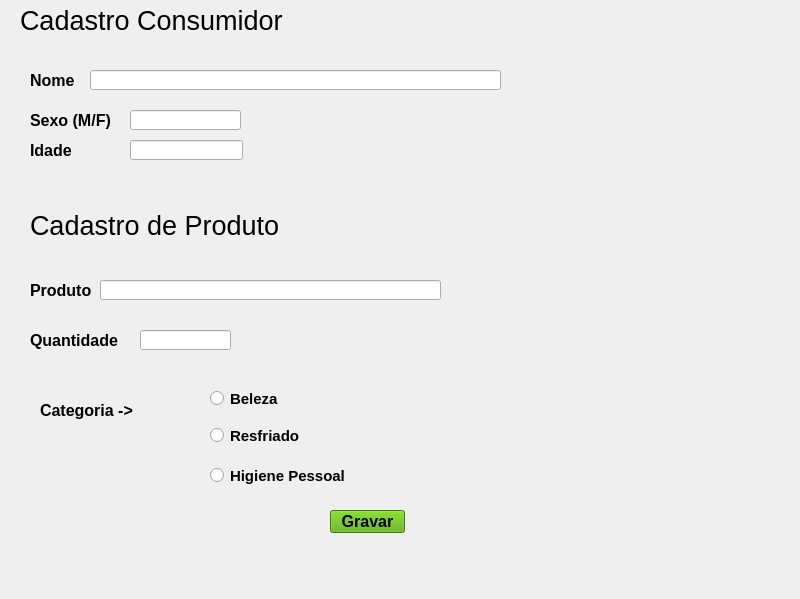
<?xml version="1.0" encoding="UTF-8"?>
<ui version="4.0">
 <class>MainWindow</class>
 <widget class="QMainWindow" name="MainWindow">
  <property name="geometry">
   <rect>
    <x>0</x>
    <y>0</y>
    <width>800</width>
    <height>599</height>
   </rect>
  </property>
  <property name="windowTitle">
   <string>MainWindow</string>
  </property>
  <property name="styleSheet">
   <string notr="true">border-color: rgb(255, 255, 255);</string>
  </property>
  <widget class="QWidget" name="centralwidget">
   <widget class="QLabel" name="label">
    <property name="geometry">
     <rect>
      <x>20</x>
      <y>-10</y>
      <width>281</width>
      <height>61</height>
     </rect>
    </property>
    <property name="font">
     <font>
      <pointsize>20</pointsize>
     </font>
    </property>
    <property name="text">
     <string>Cadastro Consumidor</string>
    </property>
   </widget>
   <widget class="QLabel" name="label_2">
    <property name="geometry">
     <rect>
      <x>30</x>
      <y>70</y>
      <width>81</width>
      <height>21</height>
     </rect>
    </property>
    <property name="font">
     <font>
      <pointsize>12</pointsize>
      <weight>75</weight>
      <bold>true</bold>
     </font>
    </property>
    <property name="text">
     <string>Nome</string>
    </property>
   </widget>
   <widget class="QLabel" name="label_3">
    <property name="geometry">
     <rect>
      <x>30</x>
      <y>140</y>
      <width>51</width>
      <height>20</height>
     </rect>
    </property>
    <property name="font">
     <font>
      <pointsize>12</pointsize>
      <weight>75</weight>
      <bold>true</bold>
     </font>
    </property>
    <property name="text">
     <string>Idade</string>
    </property>
   </widget>
   <widget class="QLabel" name="label_4">
    <property name="geometry">
     <rect>
      <x>30</x>
      <y>100</y>
      <width>111</width>
      <height>41</height>
     </rect>
    </property>
    <property name="font">
     <font>
      <pointsize>12</pointsize>
      <weight>75</weight>
      <bold>true</bold>
     </font>
    </property>
    <property name="text">
     <string>Sexo (M/F)</string>
    </property>
   </widget>
   <widget class="QLabel" name="label_5">
    <property name="geometry">
     <rect>
      <x>30</x>
      <y>280</y>
      <width>81</width>
      <height>21</height>
     </rect>
    </property>
    <property name="font">
     <font>
      <pointsize>12</pointsize>
      <weight>75</weight>
      <bold>true</bold>
     </font>
    </property>
    <property name="text">
     <string>Produto</string>
    </property>
   </widget>
   <widget class="QLabel" name="label_6">
    <property name="geometry">
     <rect>
      <x>30</x>
      <y>330</y>
      <width>121</width>
      <height>21</height>
     </rect>
    </property>
    <property name="font">
     <font>
      <pointsize>12</pointsize>
      <weight>75</weight>
      <bold>true</bold>
     </font>
    </property>
    <property name="text">
     <string>Quantidade</string>
    </property>
   </widget>
   <widget class="QLabel" name="label_7">
    <property name="geometry">
     <rect>
      <x>30</x>
      <y>200</y>
      <width>271</width>
      <height>51</height>
     </rect>
    </property>
    <property name="font">
     <font>
      <pointsize>20</pointsize>
     </font>
    </property>
    <property name="text">
     <string>Cadastro de Produto</string>
    </property>
   </widget>
   <widget class="QLineEdit" name="lineEdit">
    <property name="geometry">
     <rect>
      <x>90</x>
      <y>70</y>
      <width>411</width>
      <height>20</height>
     </rect>
    </property>
   </widget>
   <widget class="QLineEdit" name="lineEdit_2">
    <property name="geometry">
     <rect>
      <x>130</x>
      <y>110</y>
      <width>111</width>
      <height>20</height>
     </rect>
    </property>
   </widget>
   <widget class="QLineEdit" name="lineEdit_3">
    <property name="geometry">
     <rect>
      <x>130</x>
      <y>140</y>
      <width>113</width>
      <height>20</height>
     </rect>
    </property>
   </widget>
   <widget class="QLineEdit" name="lineEdit_4">
    <property name="geometry">
     <rect>
      <x>100</x>
      <y>280</y>
      <width>341</width>
      <height>20</height>
     </rect>
    </property>
   </widget>
   <widget class="QLineEdit" name="lineEdit_5">
    <property name="geometry">
     <rect>
      <x>140</x>
      <y>330</y>
      <width>91</width>
      <height>20</height>
     </rect>
    </property>
   </widget>
   <widget class="QRadioButton" name="radioButton">
    <property name="geometry">
     <rect>
      <x>210</x>
      <y>460</y>
      <width>161</width>
      <height>31</height>
     </rect>
    </property>
    <property name="font">
     <font>
      <pointsize>11</pointsize>
      <weight>75</weight>
      <bold>true</bold>
     </font>
    </property>
    <property name="text">
     <string>Higiene Pessoal</string>
    </property>
   </widget>
   <widget class="QRadioButton" name="radioButton_2">
    <property name="geometry">
     <rect>
      <x>210</x>
      <y>420</y>
      <width>101</width>
      <height>31</height>
     </rect>
    </property>
    <property name="font">
     <font>
      <pointsize>11</pointsize>
      <weight>75</weight>
      <bold>true</bold>
     </font>
    </property>
    <property name="text">
     <string>Resfriado</string>
    </property>
   </widget>
   <widget class="QRadioButton" name="radioButton_3">
    <property name="geometry">
     <rect>
      <x>210</x>
      <y>390</y>
      <width>82</width>
      <height>17</height>
     </rect>
    </property>
    <property name="font">
     <font>
      <pointsize>11</pointsize>
      <weight>75</weight>
      <bold>true</bold>
     </font>
    </property>
    <property name="text">
     <string>Beleza</string>
    </property>
   </widget>
   <widget class="QPushButton" name="pushButton">
    <property name="geometry">
     <rect>
      <x>330</x>
      <y>510</y>
      <width>75</width>
      <height>23</height>
     </rect>
    </property>
    <property name="font">
     <font>
      <pointsize>12</pointsize>
      <weight>75</weight>
      <italic>false</italic>
      <bold>true</bold>
     </font>
    </property>
    <property name="styleSheet">
     <string notr="true">background-color: rgb(50, 99, 0);
background-color: rgb(85, 170, 0);</string>
    </property>
    <property name="text">
     <string>Gravar</string>
    </property>
   </widget>
   <widget class="QLabel" name="label_8">
    <property name="geometry">
     <rect>
      <x>40</x>
      <y>400</y>
      <width>151</width>
      <height>20</height>
     </rect>
    </property>
    <property name="font">
     <font>
      <pointsize>12</pointsize>
      <weight>75</weight>
      <bold>true</bold>
     </font>
    </property>
    <property name="text">
     <string>Categoria -&gt;</string>
    </property>
   </widget>
  </widget>
  <widget class="QMenuBar" name="menubar">
   <property name="geometry">
    <rect>
     <x>0</x>
     <y>0</y>
     <width>800</width>
     <height>21</height>
    </rect>
   </property>
  </widget>
  <widget class="QStatusBar" name="statusbar"/>
 </widget>
 <resources/>
 <connections/>
</ui>
